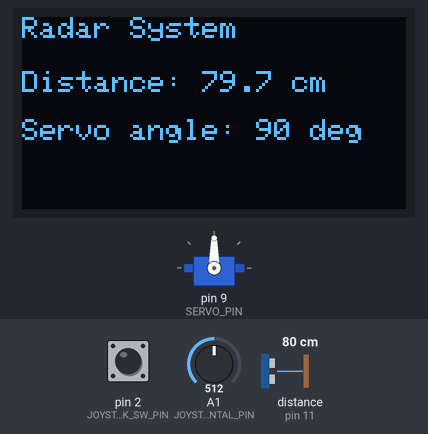
A sketch run on a simulated Arduino Uno, built with avr-gcc and run on an emulated ATmega328P. Parts: servo, 128×64 one-colour display. Wiring (inferred from the names in the program): ultrasonic range finder: trigger pin 10; echo pin 11. Inputs (shaded band) come from the test bench; at power-on: distance to the obstacle (sensor on pin 11) 80 cm, A1 (JOYSTICK_HORIZONTAL_PIN) = 512, pin 2 (JOYSTICK_SW_PIN) HIGH. The echo pulse lasts 58.3 µs per cm; what the sketch prints to the serial monitor is not drawn.

Above: at 2.0 s.
2.1 s: distance to the obstacle (sensor on pin 11) set to 7 cm
At 3.2 s:
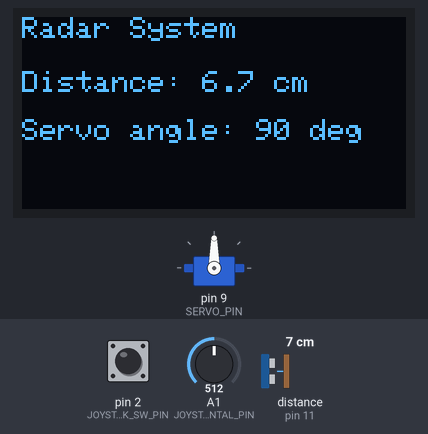
4.1 s: distance to the obstacle (sensor on pin 11) set to 4 cm
At 5.09 s:
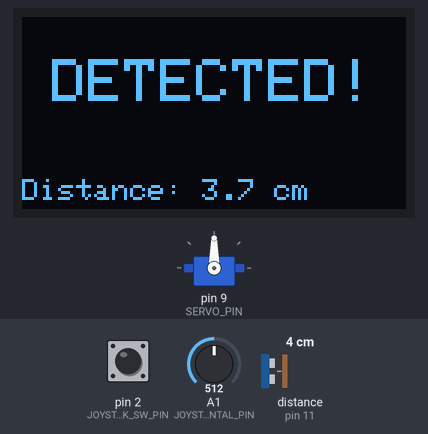
7.1 s: distance to the obstacle (sensor on pin 11) set to 250 cm
At 8.6 s:
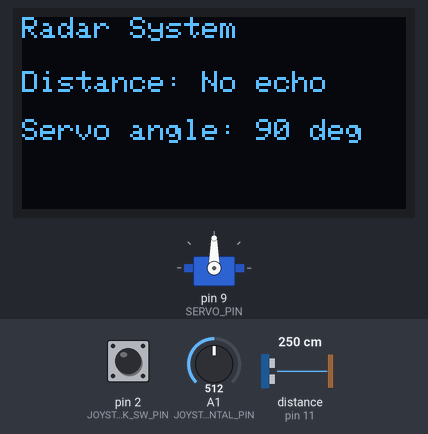
9.7 s: A1 (JOYSTICK_HORIZONTAL_PIN) set to 568
11.2 s: A1 (JOYSTICK_HORIZONTAL_PIN) set to 596
At 12.3 s:
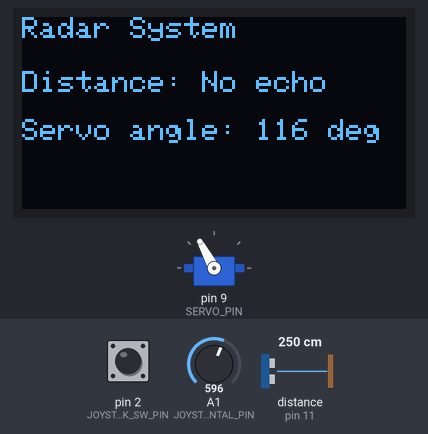
13.3 s: A1 (JOYSTICK_HORIZONTAL_PIN) set to 306
At 14.3 s:
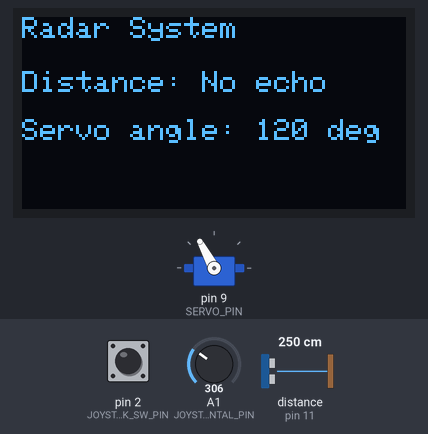
Timing chart, 0 to 19.0 s (numbered marks = the images above; inputs shaded):
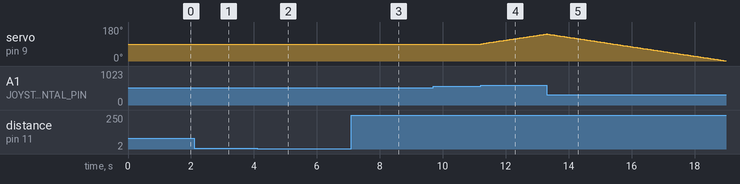

The sketch:

radar_system.ino
```cpp
#include <Servo.h>
#include <Wire.h>
#include <Adafruit_GFX.h>
#include <Adafruit_SSD1306.h>

// OLED display
const int SCREEN_WIDTH = 128;
const int SCREEN_HEIGHT = 64;
const byte OLED_ADDRESS = 0x3C; // Try 0x3D if the screen stays blank
Adafruit_SSD1306 display(SCREEN_WIDTH, SCREEN_HEIGHT, &Wire, -1);
bool displayAvailable = false;

// Servo
Servo radarServo;
const byte SERVO_PIN = 9;
const int SERVO_MIN = 0;
const int SERVO_MAX = 180;
int currentAngle = 90;

// Ultrasonic sensor HC-SR04
const byte TRIG_PIN = 10;
const byte ECHO_PIN = 11;
float currentDistance = -1;

// Joystick
const byte JOYSTICK_HORIZONTAL_PIN = A1; // URY controls left-right movement in this build
const byte JOYSTICK_SW_PIN = 2;
const int JOYSTICK_CENTER = 500;
const int DEAD_ZONE = 80;

// Distance filter
const byte FILTER_SIZE = 5;
float distanceBuffer[FILTER_SIZE];
byte distanceCount = 0;
byte distanceIndex = 0;
const float MIN_VALID_DISTANCE = 2.0;
const float MAX_VALID_DISTANCE = 200.0;
const unsigned long NO_ECHO_TIMEOUT = 1000;
unsigned long lastValidDistanceTime = 0;

// Timers
unsigned long previousServoUpdate = 0;
unsigned long previousMeasurement = 0;
unsigned long previousDisplayUpdate = 0;
const unsigned long SERVO_INTERVAL = 25;
const unsigned long MEASUREMENT_INTERVAL = 150;
const unsigned long DISPLAY_INTERVAL = 80;

void setup() {
  Serial.begin(115200);

  radarServo.attach(SERVO_PIN);
  radarServo.write(currentAngle);

  pinMode(TRIG_PIN, OUTPUT);
  pinMode(ECHO_PIN, INPUT);
  pinMode(JOYSTICK_SW_PIN, INPUT_PULLUP);

  Wire.begin();
  displayAvailable = display.begin(SSD1306_SWITCHCAPVCC, OLED_ADDRESS);

  if (displayAvailable) {
    display.clearDisplay();
    display.setTextColor(SSD1306_WHITE);
    display.setTextSize(1);
    display.setCursor(0, 0);
    display.println(F("Radar System"));
    display.println(F("Starting..."));
    display.display();
    delay(800);
  } else {
    Serial.println(F("OLED display not found. Check wiring or address."));
  }
}

void loop() {
  updateServoFromJoystick();

  if (millis() - previousMeasurement >= MEASUREMENT_INTERVAL) {
    previousMeasurement = millis();
    float rawDistance = measureDistanceCm();
    updateDistanceFilter(rawDistance);
    printSerialData();
  }

  if (millis() - previousDisplayUpdate >= DISPLAY_INTERVAL) {
    previousDisplayUpdate = millis();
    updateOLED();
  }
}

void updateServoFromJoystick() {
  if (millis() - previousServoUpdate < SERVO_INTERVAL) {
    return;
  }
  previousServoUpdate = millis();

  int joystickValue = analogRead(JOYSTICK_HORIZONTAL_PIN);
  int difference = joystickValue - JOYSTICK_CENTER;

  if (digitalRead(JOYSTICK_SW_PIN) == LOW) {
    currentAngle = 90;
    radarServo.write(currentAngle);
    delay(180);
    return;
  }

  if (abs(difference) > DEAD_ZONE) {
    int movementSpeed = map(abs(difference), DEAD_ZONE, 523, 1, 4);
    movementSpeed = constrain(movementSpeed, 1, 4);

    if (difference > 0) {
      currentAngle += movementSpeed;
    } else {
      currentAngle -= movementSpeed;
    }

    currentAngle = constrain(currentAngle, SERVO_MIN, SERVO_MAX);
    radarServo.write(currentAngle);
  }
}

float measureDistanceCm() {
  digitalWrite(TRIG_PIN, LOW);
  delayMicroseconds(2);
  digitalWrite(TRIG_PIN, HIGH);
  delayMicroseconds(10);
  digitalWrite(TRIG_PIN, LOW);

  unsigned long duration = pulseIn(ECHO_PIN, HIGH, 30000UL);

  if (duration == 0) {
    return -1;
  }

  return duration * 0.0343 / 2.0;
}

void updateDistanceFilter(float rawDistance) {
  bool validReading = rawDistance >= MIN_VALID_DISTANCE && rawDistance <= MAX_VALID_DISTANCE;

  if (validReading) {
    distanceBuffer[distanceIndex] = rawDistance;
    distanceIndex = (distanceIndex + 1) % FILTER_SIZE;

    if (distanceCount < FILTER_SIZE) {
      distanceCount++;
    }

    currentDistance = calculateMedian();
    lastValidDistanceTime = millis();
  } else if (millis() - lastValidDistanceTime > NO_ECHO_TIMEOUT) {
    currentDistance = -1;
    distanceCount = 0;
    distanceIndex = 0;
  }
}

float calculateMedian() {
  float sorted[FILTER_SIZE];

  for (byte i = 0; i < distanceCount; i++) {
    sorted[i] = distanceBuffer[i];
  }

  for (byte i = 0; i < distanceCount - 1; i++) {
    for (byte j = i + 1; j < distanceCount; j++) {
      if (sorted[j] < sorted[i]) {
        float temp = sorted[i];
        sorted[i] = sorted[j];
        sorted[j] = temp;
      }
    }
  }

  if (distanceCount == 0) {
    return -1;
  }

  if (distanceCount % 2 == 1) {
    return sorted[distanceCount / 2];
  }

  return (sorted[(distanceCount / 2) - 1] + sorted[distanceCount / 2]) / 2.0;
}

void updateOLED() {
  if (!displayAvailable) {
    return;
  }

  if (currentDistance >= MIN_VALID_DISTANCE && currentDistance < 5.0) {
    showDetectionAlert();
  } else {
    showNormalInformation();
  }
}

void showNormalInformation() {
  display.clearDisplay();
  display.setTextColor(SSD1306_WHITE);

  display.setTextSize(1);
  display.setCursor(0, 0);
  display.println(F("Radar System"));

  display.setCursor(0, 18);
  display.print(F("Distance: "));
  if (currentDistance < 0) {
    display.println(F("No echo"));
  } else {
    display.print(currentDistance, 1);
    display.println(F(" cm"));
  }

  display.setCursor(0, 34);
  display.print(F("Servo angle: "));
  display.print(currentAngle);
  display.println(F(" deg"));

  display.display();
}

void showDetectionAlert() {
  bool blinkOn = (millis() / 400) % 2 == 0;

  display.clearDisplay();
  display.setTextColor(SSD1306_WHITE);

  if (blinkOn) {
    display.setTextSize(2);
    display.setCursor(10, 14);
    display.println(F("DETECTED!"));
  }

  display.setTextSize(1);
  display.setCursor(0, 54);
  display.print(F("Distance: "));
  display.print(currentDistance, 1);
  display.println(F(" cm"));

  display.display();
}

void printSerialData() {
  Serial.print(F("Angle: "));
  Serial.print(currentAngle);
  Serial.print(F(" | Distance: "));

  if (currentDistance < 0) {
    Serial.println(F("No echo"));
  } else {
    Serial.print(currentDistance, 1);
    Serial.println(F(" cm"));
  }
}
```

Measured:
- the behaviour switches between 6 and 5 cm on distance to the obstacle (sensor on pin 11) (found by bisection; images 1 and 2)
- the behaviour switches between 580 and 581 on A1 (JOYSTICK_HORIZONTAL_PIN) (found by bisection; images 3 and 4)
- after the input at 2.1 s, the display: changes after 0.56 s (image 1)
- after the input at 4.1 s, the display: first changes after 0.47 s (image 2 shows a later state)
- after the input at 7.1 s, the display: first differs from a run without the input after 1.2 s (image 3)
- after the input at 9.7 s, every drawn part: stays the same
- after the input at 11.2 s, servo on pin 9 (SERVO_PIN): moves from 90° to 143° over 2.1 s, starting at once; the display: first changes after 0.12 s (image 4 shows a later state)
